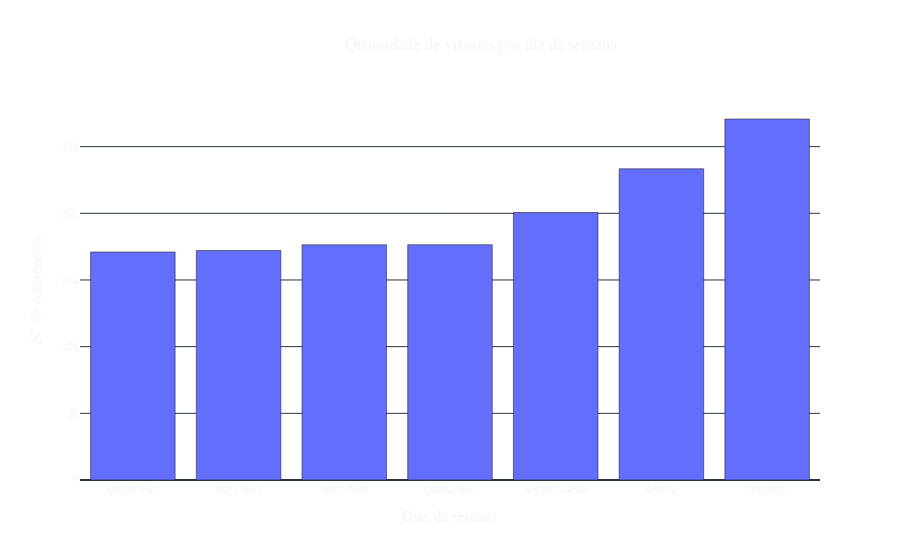

Source (notebook cell):
### Code cell
x=df_modificado_mes.sort_values(ascending=True).index
y=df_modificado_mes.sort_values(ascending=True)
fig2=go.Figure()

fig2.add_trace(go.Bar(x=x,y=y))
fig2.update_layout(title='Quantidade de vítimas por dia da semana',
                                title_font=dict(family='Courier New'),
                                title_pad=dict(b=2,l=300,r=2,t=2),
                                template='plotly_dark',
                                plot_bgcolor='rgba(0, 0, 0, 0)',
                                paper_bgcolor='rgba(0, 0, 0, 0)',)


fig2.update_xaxes(title=dict(text='Dias da semana',font_family='Courier New',font_size=15),tickfont=dict(family='Courier New'))
fig2.update_yaxes(title=dict(text='N° de ocorrências',font_family='Courier New',font_size=15),tickfont=dict(family='Courier New'))

fig2.show('png')

### Figure 1 — Plotly figure (JSON) as saved in the notebook; plotly's stock layout.template omitted (floating-point values rounded to 4 significant figures)
{"data": [{"type": "bar", "x": ["quinta-feira", "terça-feira", "sexta-feira", "quarta-feira", "segunda-feira", "sabado", "domingo"], "y": [17100, 17210, 17642, 17643, 20053, 23341, 27072]}], "layout": {"paper_bgcolor": "rgba(0, 0, 0, 0)", "plot_bgcolor": "rgba(0, 0, 0, 0)", "title": {"font": {"family": "Courier New"}, "pad": {"b": 2, "l": 300, "r": 2, "t": 2}, "text": "Quantidade de vítimas por dia da semana"}, "xaxis": {"tickfont": {"family": "Courier New"}, "title": {"font": {"family": "Courier New", "size": 15}, "text": "Dias da semana"}}, "yaxis": {"tickfont": {"family": "Courier New"}, "title": {"font": {"family": "Courier New", "size": 15}, "text": "N° de ocorrências"}}}}
